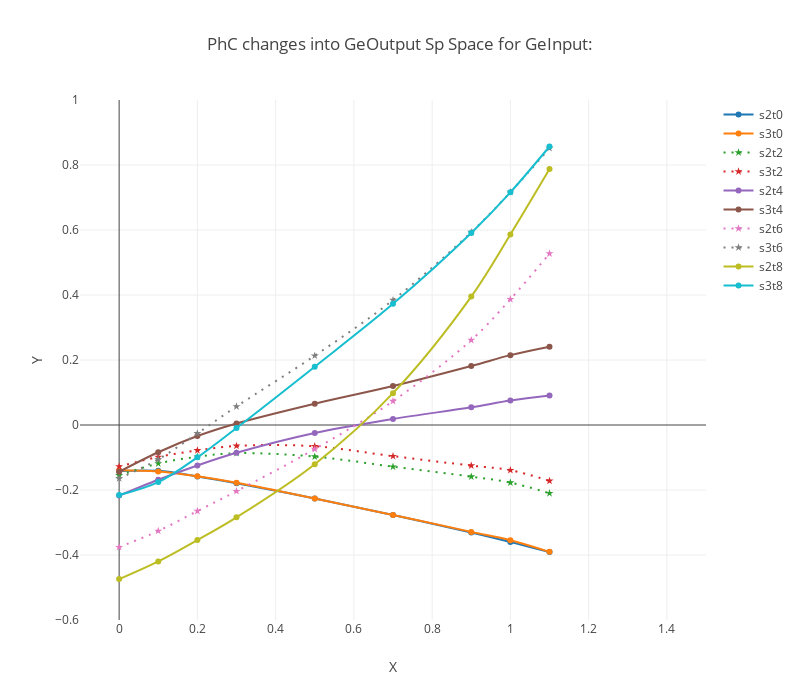

Notebook source saved alongside this figure:
### Code cell
layout = go.Layout(
    title = 'Initial Curves',
    height = 700,
    width = 800,
    hovermode= 'closest',
    xaxis= dict(
        title= 'X',
        range = [-.1,1.5],
    ),
    yaxis=dict(
        title= 'Y',
        range = [-.6,1.],
    )
)
layout.title = 'PhC changes into GeOutput Sp Space for GeInput: ' 
f = gy.graphCurves(gx, layout, labels=['s2t0', 's3t0','s2t2', 's3t2','s2t4', 's3t4','s2t6', 's3t6','s2t8', 's3t8', ], dashRange=gy.rangeList([range(2,4),range(6,8)]))

offline.iplot(f)

### Figure 1 — Plotly figure (JSON) as saved in the notebook; plotly's stock layout.template omitted (floating-point values rounded to 4 significant figures)
{"data": [{"line": {"shape": "spline"}, "name": "s2t0", "type": "scatter", "uid": "f8aeda9d-c283-458b-a4e3-e13705f1ea9c", "x": [0, 0.1, 0.2, 0.3, 0.5, 0.7, 0.9, 1, 1.1], "y": [-0.1416, -0.1411, -0.1582, -0.179, -0.226, -0.2767, -0.3308, -0.3598, -0.391]}, {"line": {"shape": "spline"}, "name": "s3t0", "type": "scatter", "uid": "f0df2e5a-36fb-4a02-a70b-7a6fe0ac3121", "x": [0, 0.1, 0.2, 0.3, 0.5, 0.7, 0.9, 1, 1.1], "y": [-0.139, -0.1428, -0.1579, -0.1777, -0.2259, -0.2769, -0.3289, -0.3545, -0.3903]}, {"line": {"dash": "2px,6px", "shape": "spline"}, "marker": {"symbol": "star"}, "name": "s2t2", "type": "scatter", "uid": "0f83b52b-2158-4613-b00d-fd6396b2e05a", "x": [0, 0.1, 0.2, 0.3, 0.5, 0.7, 0.9, 1, 1.1], "y": [-0.155, -0.1185, -0.09762, -0.08679, -0.0972, -0.1284, -0.159, -0.1773, -0.21]}, {"line": {"dash": "2px,6px", "shape": "spline"}, "marker": {"symbol": "star"}, "name": "s3t2", "type": "scatter", "uid": "0ae54e90-13eb-4f56-95e8-65a8a6150248", "x": [0, 0.1, 0.2, 0.3, 0.5, 0.7, 0.9, 1, 1.1], "y": [-0.128, -0.09835, -0.07821, -0.06437, -0.06549, -0.096, -0.125, -0.139, -0.172]}, {"line": {"shape": "spline"}, "name": "s2t4", "type": "scatter", "uid": "50946fd7-44c5-455a-bdea-ad21ea0e1bad", "x": [0, 0.1, 0.2, 0.3, 0.5, 0.7, 0.9, 1, 1.1], "y": [-0.2173, -0.1683, -0.1245, -0.08551, -0.02452, 0.0186, 0.05439, 0.07536, 0.09067]}, {"line": {"shape": "spline"}, "name": "s3t4", "type": "scatter", "uid": "e2f04d48-c96e-4e9b-9c17-a4322f5cc18a", "x": [0, 0.1, 0.2, 0.3, 0.5, 0.7, 0.9, 1, 1.1], "y": [-0.1441, -0.08388, -0.03401, 0.004632, 0.06562, 0.12, 0.1816, 0.2149, 0.2408]}, {"line": {"dash": "2px,6px", "shape": "spline"}, "marker": {"symbol": "star"}, "name": "s2t6", "type": "scatter", "uid": "afecc808-c534-4896-8588-7bb09f7ef7b1", "x": [0, 0.1, 0.2, 0.3, 0.5, 0.7, 0.9, 1, 1.1], "y": [-0.3759, -0.326, -0.2649, -0.2037, -0.07395, 0.07343, 0.2612, 0.3869, 0.5276]}, {"line": {"dash": "2px,6px", "shape": "spline"}, "marker": {"symbol": "star"}, "name": "s3t6", "type": "scatter", "uid": "09df27d2-2b19-4bfa-9174-a9221b4192fc", "x": [0, 0.1, 0.2, 0.3, 0.5, 0.7, 0.9, 1, 1.1], "y": [-0.1642, -0.1055, -0.02584, 0.05698, 0.2132, 0.3843, 0.5934, 0.7166, 0.8518]}, {"line": {"shape": "spline"}, "name": "s2t8", "type": "scatter", "uid": "1bd27b11-597e-4ed0-88d3-570039af206b", "x": [0, 0.1, 0.2, 0.3, 0.5, 0.7, 0.9, 1, 1.1], "y": [-0.4742, -0.4196, -0.3539, -0.284, -0.1206, 0.09801, 0.395, 0.5862, 0.7875]}, {"line": {"shape": "spline"}, "name": "s3t8", "type": "scatter", "uid": "afdc0152-cf8b-49b0-b376-cc09dea4b312", "x": [0, 0.1, 0.2, 0.3, 0.5, 0.7, 0.9, 1, 1.1], "y": [-0.2156, -0.1757, -0.09949, -0.009035, 0.1795, 0.3728, 0.591, 0.7159, 0.8569]}], "layout": {"height": 700, "hovermode": "closest", "title": {"text": "PhC changes into GeOutput Sp Space for GeInput: "}, "width": 800, "xaxis": {"range": [-0.1, 1.5], "title": {"text": "X"}}, "yaxis": {"range": [-0.6, 1], "title": {"text": "Y"}}}}
